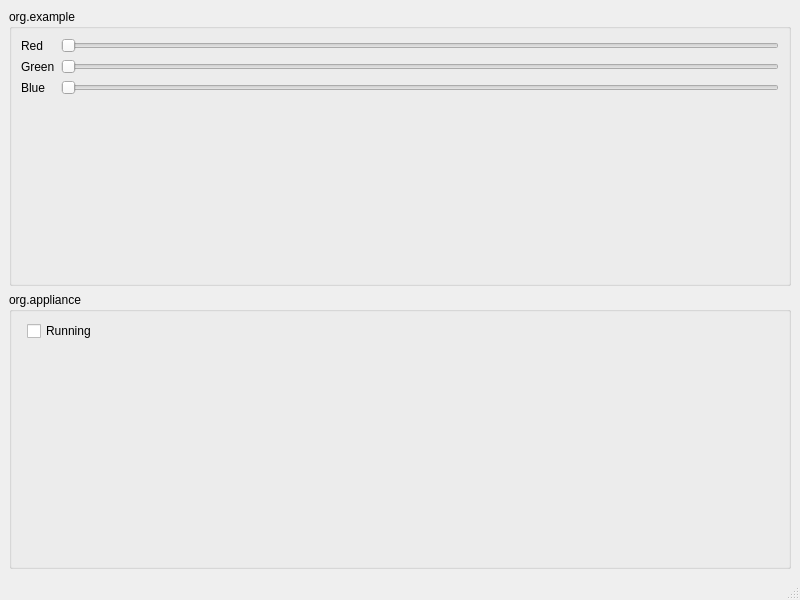
<?xml version="1.0" encoding="UTF-8"?>
<ui version="4.0">
 <class>MainWindow</class>
 <widget class="QMainWindow" name="MainWindow">
  <property name="geometry">
   <rect>
    <x>0</x>
    <y>0</y>
    <width>800</width>
    <height>600</height>
   </rect>
  </property>
  <property name="windowTitle">
   <string>MainWindow</string>
  </property>
  <widget class="QWidget" name="centralwidget">
   <layout class="QVBoxLayout" name="verticalLayout">
    <item>
     <widget class="QGroupBox" name="groupBox">
      <property name="title">
       <string>org.example</string>
      </property>
      <layout class="QVBoxLayout" name="verticalLayout_2">
       <item>
        <layout class="QFormLayout" name="formLayout">
         <item row="0" column="0">
          <widget class="QLabel" name="label">
           <property name="text">
            <string>Red</string>
           </property>
          </widget>
         </item>
         <item row="0" column="1">
          <widget class="QSlider" name="red">
           <property name="maximum">
            <number>255</number>
           </property>
           <property name="orientation">
            <enum>Qt::Horizontal</enum>
           </property>
          </widget>
         </item>
         <item row="1" column="0">
          <widget class="QLabel" name="label_2">
           <property name="text">
            <string>Green</string>
           </property>
          </widget>
         </item>
         <item row="2" column="0">
          <widget class="QLabel" name="label_3">
           <property name="text">
            <string>Blue</string>
           </property>
          </widget>
         </item>
         <item row="1" column="1">
          <widget class="QSlider" name="green">
           <property name="maximum">
            <number>255</number>
           </property>
           <property name="orientation">
            <enum>Qt::Horizontal</enum>
           </property>
          </widget>
         </item>
         <item row="2" column="1">
          <widget class="QSlider" name="blue">
           <property name="maximum">
            <number>255</number>
           </property>
           <property name="orientation">
            <enum>Qt::Horizontal</enum>
           </property>
          </widget>
         </item>
        </layout>
       </item>
      </layout>
     </widget>
    </item>
    <item>
     <widget class="QGroupBox" name="groupBox_2">
      <property name="title">
       <string>org.appliance</string>
      </property>
      <layout class="QFormLayout" name="formLayout_2">
       <item row="0" column="1">
        <widget class="QCheckBox" name="running">
         <property name="text">
          <string>Running</string>
         </property>
        </widget>
       </item>
      </layout>
     </widget>
    </item>
   </layout>
  </widget>
  <widget class="QMenuBar" name="menubar">
   <property name="geometry">
    <rect>
     <x>0</x>
     <y>0</y>
     <width>800</width>
     <height>22</height>
    </rect>
   </property>
  </widget>
  <widget class="QStatusBar" name="statusbar"/>
 </widget>
 <resources/>
 <connections/>
</ui>
